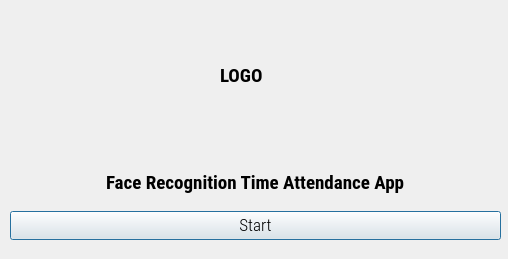
<?xml version="1.0" encoding="UTF-8"?>
<ui version="4.0">
 <class>Dialog</class>
 <widget class="QDialog" name="Dialog">
  <property name="geometry">
   <rect>
    <x>0</x>
    <y>0</y>
    <width>508</width>
    <height>259</height>
   </rect>
  </property>
  <property name="minimumSize">
   <size>
    <width>508</width>
    <height>259</height>
   </size>
  </property>
  <property name="maximumSize">
   <size>
    <width>508</width>
    <height>259</height>
   </size>
  </property>
  <property name="windowTitle">
   <string>Face Recognition Time Attendance App</string>
  </property>
  <property name="windowIcon">
   <iconset>
    <normaloff>icon.png</normaloff>icon.png</iconset>
  </property>
  <widget class="QLabel" name="logolabel">
   <property name="geometry">
    <rect>
     <x>0</x>
     <y>0</y>
     <width>500</width>
     <height>133</height>
    </rect>
   </property>
   <property name="autoFillBackground">
    <bool>false</bool>
   </property>
   <property name="text">
    <string/>
   </property>
  </widget>
  <widget class="QWidget" name="verticalLayoutWidget">
   <property name="geometry">
    <rect>
     <x>10</x>
     <y>160</y>
     <width>491</width>
     <height>80</height>
    </rect>
   </property>
   <layout class="QVBoxLayout" name="verticalLayout">
    <item>
     <layout class="QHBoxLayout" name="horizontalLayout">
      <item alignment="Qt::AlignHCenter">
       <widget class="QLabel" name="filelabel">
        <property name="font">
         <font>
          <family>Roboto Condensed</family>
          <pointsize>14</pointsize>
          <weight>75</weight>
          <bold>true</bold>
         </font>
        </property>
        <property name="text">
         <string>Face Recognition Time Attendance App</string>
        </property>
       </widget>
      </item>
     </layout>
    </item>
    <item>
     <widget class="QPushButton" name="runButton">
      <property name="font">
       <font>
        <family>Roboto Condensed Light</family>
        <pointsize>13</pointsize>
       </font>
      </property>
      <property name="text">
       <string>Start</string>
      </property>
     </widget>
    </item>
   </layout>
  </widget>
  <widget class="QLabel" name="filelabel_2">
   <property name="geometry">
    <rect>
     <x>220</x>
     <y>60</y>
     <width>374</width>
     <height>31</height>
    </rect>
   </property>
   <property name="font">
    <font>
     <family>Roboto Condensed</family>
     <pointsize>14</pointsize>
     <weight>75</weight>
     <bold>true</bold>
    </font>
   </property>
   <property name="acceptDrops">
    <bool>false</bool>
   </property>
   <property name="autoFillBackground">
    <bool>false</bool>
   </property>
   <property name="text">
    <string>LOGO</string>
   </property>
  </widget>
 </widget>
 <resources>
  <include location="resource.qrc"/>
  <include location="resource.qrc"/>
 </resources>
 <connections/>
</ui>
